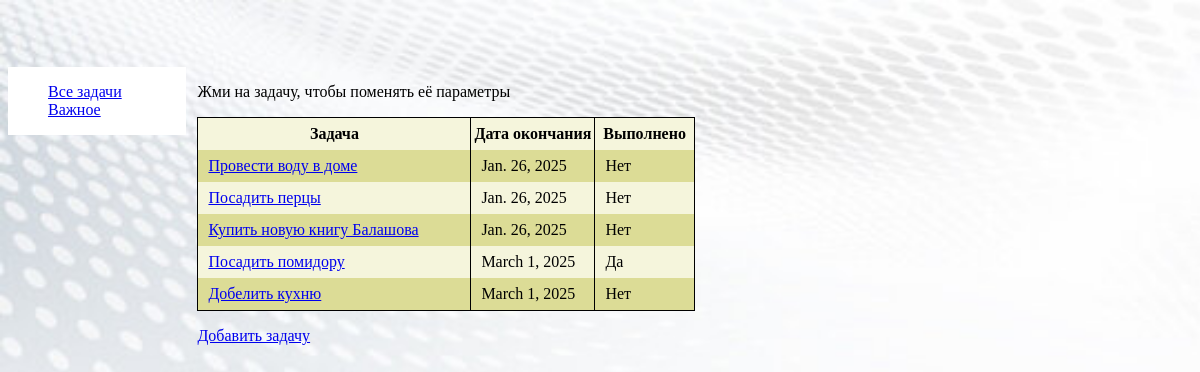
/App/, run on an earlier commit of the app's database.
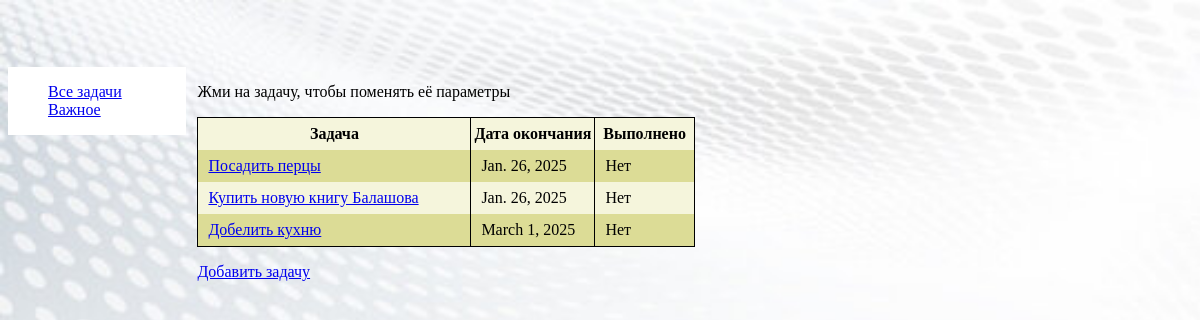
And on a later commit of the database.
### App/models.py (models this page shows, shortened)
class Task(models.Model):
    title=models.CharField('Задача', max_length=200)
    date=models.DateField('Дата окончания')
    completed=models.BooleanField('Завершено', default=False)
    class Meta:
        ordering=['date']

### App/views.py (the view)
# urls.py: path('', task_list, name='task_list'),
def task_list(request):
    tasks=Task.objects.all()
    return render(request, 'task_list.html', {'tasks':tasks})

### App/templates/task_list.html
{% extends 'Base.html' %}
{% block content %}
    <p>Жми на задачу, чтобы поменять её параметры</p>
    <table>
        <colgroup>
            <col style="width: 55%; border: 1px solid;">
            <col style="width: 25%; border: 1px solid;">
            <col style="width: 20%; border: 1px solid;">
        </colgroup>
        <tr>
            <th>Задача</th>
            <th>Дата окончания</th>
            <th>Выполнено</th>
        </tr>
        {% for task in tasks %}
            <tr>
                <td><a href="{% url 'task_update' task.id %}">{{task.title}}</a></td>
                <td>{{task.date}}</td>
                {% if task.completed %}
                    <td>Да</td>
                {% else %}
                    <td>Нет</td>
                {% endif %}
            </tr>
        {% endfor %}
    </table>
    <p><a href="{% url 'task_add' %}">Добавить задачу</a></p>
{% endblock %}

### App/templates/Base.html (shortened to what this page needs)
<!DOCTYPE html>
<html>
    <head>
        {% load static %}
        <link rel="stylesheet" href="{% static 'Styles.css' %}">
    </head>
    <body>
        <div class="navi">
        {% block navi %}
            <ul>
                <li><a href="{% url 'task_list' %}">Все задачи</a></li>
                <li><a href="#">Важное</a></li>
            </ul>
        {% endblock %}
        </div>
        <div class="content">
        {% block content %}{% endblock %}
        </div>
    </body>
</html>

### App/static/Styles.css (style rules this page uses)
html { background: url(Background.jpg); height: 100%; background-size: cover; }
.navi { background-color: white; float: left; width: 15%; margin-top: 5%; }
.navi ul { list-style: none; }
.content { float: right; width: 84%; padding-top: 5%; }
table { width: 50%; border-collapse: collapse; }
th, td { height: 30px; }
td { padding-left: 10px; }
tr:nth-child(odd) { background-color: beige; }
tr:nth-child(even) { background-color: rgb(220, 220, 150); }

What changed in the data, as far as the page shows it:
removed Task: title "Провести воду в доме", date "Jan. 26, 2025", completed "Нет"
removed Task: title "Посадить помидору", date "March 1, 2025", completed "Да"
